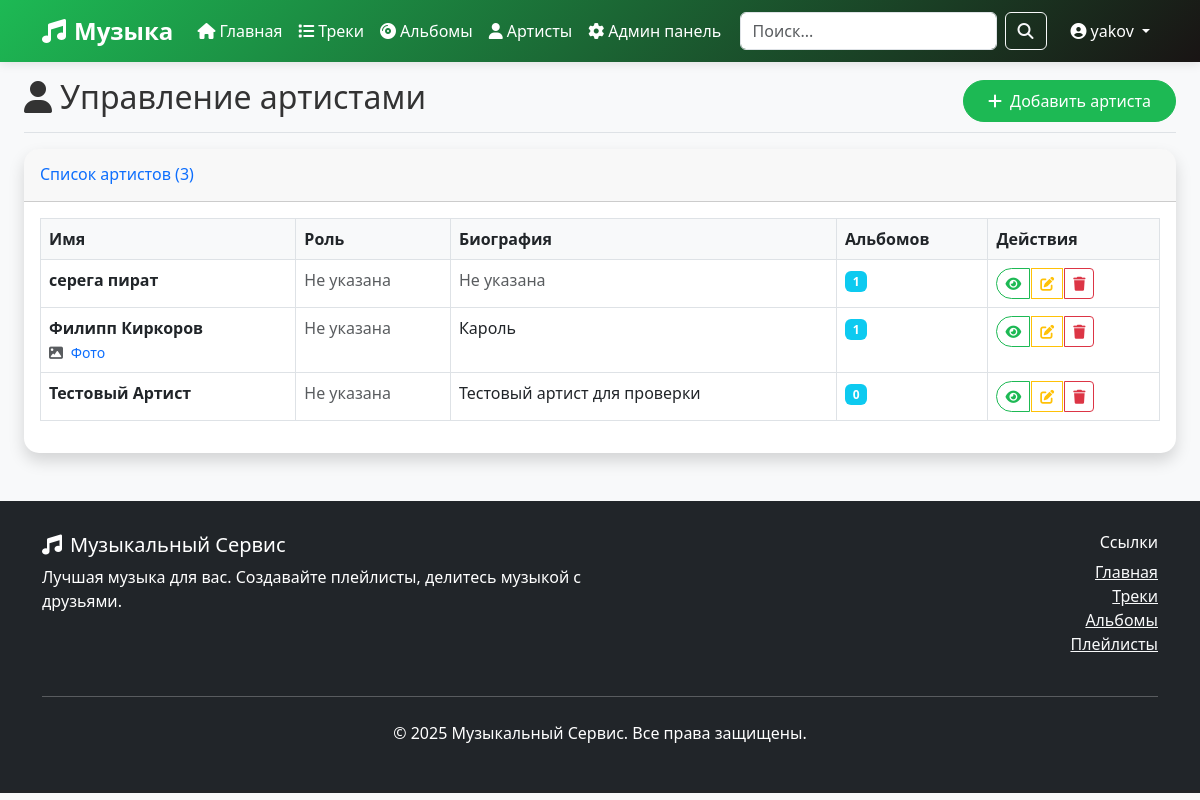
Before: /admin-panel/artists/ (signed in) with the older database file.
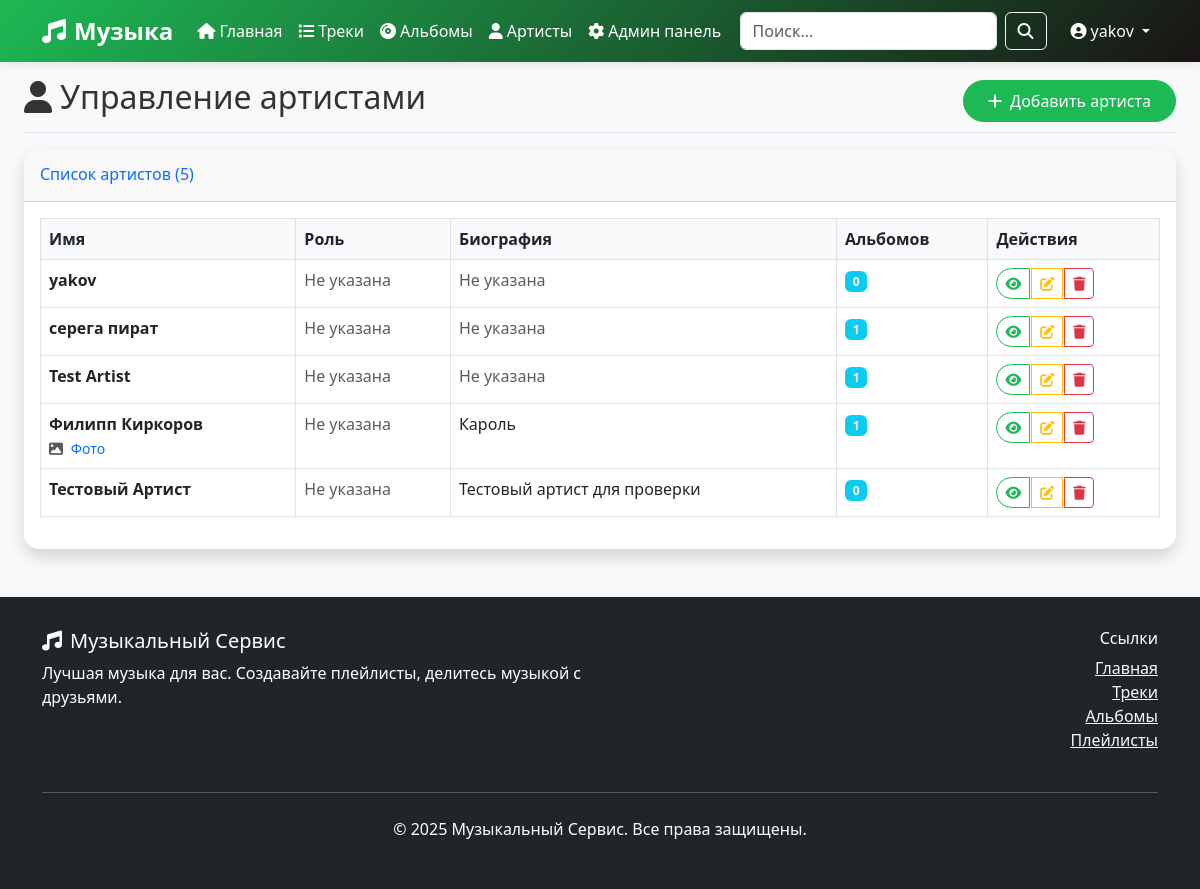
After: the same page with the newer database file.
### music/models.py (models this page shows, shortened)
class Artist(models.Model):
    id = models.UUIDField(primary_key=True, default=uuid.uuid4, editable=False)
    name = models.CharField(max_length=200, verbose_name='Имя артиста')
    avatar = models.ImageField(upload_to='artists/', null=True, blank=True, verbose_name='Аватар')
    biography = models.TextField(blank=True, verbose_name='Биография')
    artist_role = models.CharField(max_length=100, blank=True, verbose_name='Роль артиста')
    class Meta:
        db_table = 'артисты'
        verbose_name = 'Артист'
        verbose_name_plural = 'Артисты'

### music/views.py (the view)
# urls.py: path('admin-panel/artists/', views.admin_artists, name='admin_artists'),
@login_required
def admin_artists(request):
    if not request.user.is_authenticated or request.user.role != 'admin':
        messages.error(request, 'Доступ запрещен. Требуются права администратора.')
        return redirect('music:home')
    artists = Artist.objects.all().order_by('-id')
    context = {
        'artists': artists,
    }
    return render(request, 'music/admin/admin_artists.html', context)

### music/templates/music/admin/admin_artists.html (shortened to what the changed rows need)
{% extends 'music/base.html' %}
{% block content %}
<div class="container-fluid">
    <div class="row">
        <main class="col-12 px-md-4">
            <div class="d-flex justify-content-between flex-wrap flex-md-nowrap align-items-center pt-3 pb-2 mb-3 border-bottom">
                <h1 class="h2">
                    <i class="fas fa-user me-2"></i>Управление артистами
                </h1>
            </div>
            <div class="card shadow">
                <div class="card-header py-3">
                    <h6 class="m-0 font-weight-bold text-primary">
                        Список артистов ({{ artists.count }})
                    </h6>
                </div>
                <div class="card-body">
                    <div class="table-responsive">
                        <table class="table table-bordered">
                            <thead>
                                <tr>
                                    <th>Имя</th>
                                    <th>Роль</th>
                                    <th>Биография</th>
                                    <th>Альбомов</th>
                                    <th>Действия</th>
                                </tr>
                            </thead>
                            <tbody>
                                {% for artist in artists %}
                                <tr>
                                    <td>
                                        <strong>{{ artist.name }}</strong>
                                        {% if artist.avatar %}
                                            <br><small class="text-muted">
                                                <i class="fas fa-image me-1"></i>
                                                <a href="{{ artist.avatar.url }}" target="_blank" class="text-decoration-none">
                                                    Фото
                                                </a>
                                            </small>
                                        {% endif %}
                                    </td>
                                    <td>
                                        {% if artist.artist_role %}
                                            <span class="badge bg-secondary">{{ artist.artist_role }}</span>
                                        {% else %}
                                            <span class="text-muted">Не указана</span>
                                        {% endif %}
                                    </td>
                                    <td>
                                        {% if artist.biography %}
                                            {{ artist.biography|truncatechars:100 }}
                                        {% else %}
                                            <span class="text-muted">Не указана</span>
                                        {% endif %}
                                    </td>
                                    <td>
                                        <span class="badge bg-info">{{ artist.album_set.count }}</span>
                                    </td>
                                    <td>
                                        <div class="btn-group" role="group">
                                            <a href="{% url 'music:artist_detail' artist.pk %}" class="btn btn-sm btn-outline-primary" title="Просмотр">
                                                <i class="fas fa-eye"></i>
                                            </a>
                                            <a href="{% url 'music:admin_edit_artist' artist.pk %}" class="btn btn-sm btn-outline-warning" title="Редактировать">
                                                <i class="fas fa-edit"></i>
                                            </a>
                                            <button type="button" class="btn btn-sm btn-outline-danger" title="Удалить"
                                                    onclick="confirmDelete('{{ artist.name }}', '{% url 'music:admin_delete_artist' artist.pk %}')">
                                                <i class="fas fa-trash"></i>
                                            </button>
                                        </div>
                                    </td>
                                </tr>
                                {% endfor %}
                            </tbody>
                        </table>
                    </div>
                </div>
            </div>
        </main>
    </div>
</div>
{% endblock %}

Changed rows visible on the page:
added Artist: name "yakov", artist_role "Не указана", biography "Не указана", album_set.count "0"
added Artist: name "Test Artist", artist_role "Не указана", biography "Не указана", album_set.count "1"
Other visible differences:
{{ artists.count }}: "3" → "5"
